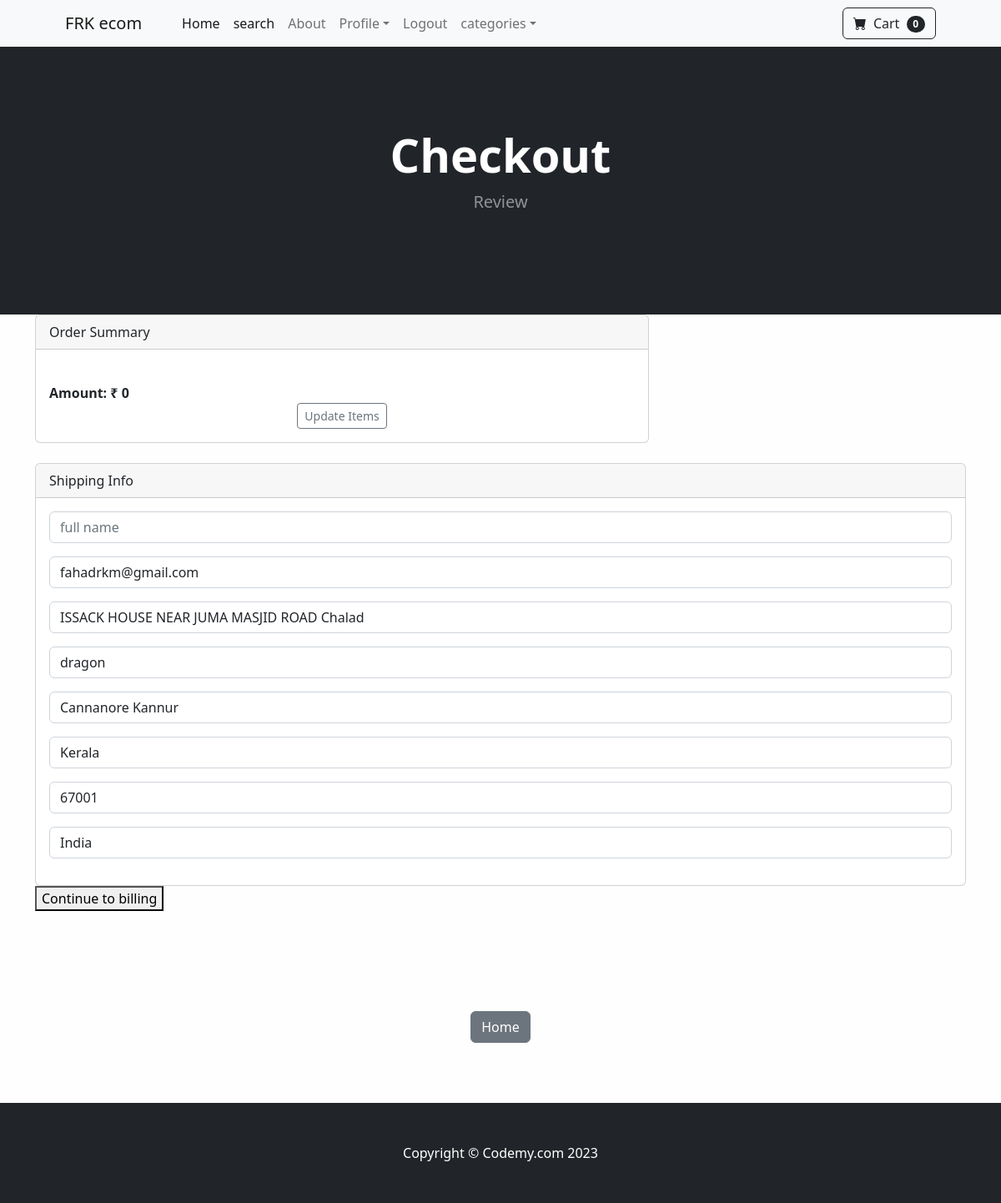
/payment/checkout/ (signed in), run on the app's committed database.
### payment/models.py (models this page shows, shortened)
class ShippingAddress(models.Model):
    user=models.ForeignKey(User,on_delete=models.CASCADE,null=True,blank=True)
    shipping_full_name=models.CharField(max_length=150)
    shipping_email=models.CharField(max_length=150)
    shipping_address1=models.CharField(max_length=150)
    shipping_address2=models.CharField(max_length=150,null=True,blank=True)
    shipping_city=models.CharField(max_length=150)
    shipping_state=models.CharField(max_length=150)
    shipping_pincode=models.CharField(max_length=150)
    shipping_country=models.CharField(max_length=150)
    class Meta:
        verbose_name_plural="shipping address"

### payment/views.py (the view)
# urls.py: path('checkout/',views.checkout, name='checkout'),
def checkout(request):
    cart=Cart(request)
    cart_products = cart.get_prods
    quantities = cart.get_quants
    totals = cart.cart_total()
    if request.user.is_authenticated:
        shipping_user, created = ShippingAddress.objects.get_or_create(user=request.user)
        shipping_form = ShippingForm(request.POST or None, instance=shipping_user)
        return render(request,"payment/checkout.html",{"cart_products":cart_products, 'quantities':quantities,"totals":totals,"shipping_form":shipping_form})
    else:
        shipping_form = ShippingForm(request.POST or None)
        return render(request,"payment/checkout.html",{"cart_products":cart_products, 'quantities':quantities,"totals":totals,"shipping_form":shipping_form})

### cart/cart.py (called while the page is built)
    def cart_total(self):
        product_ids = self.cart.keys()
        products=Product.objects.filter(id__in=product_ids)
        quantities = self.cart
        total =0
        for key,value in quantities.items():
            key= int(key)
            for product in products:
                if product.id == key:
                    total =total+(product.price * value)
        return total

    def __len__(self):
        return len(self.cart)

    def get_prods(self):
        product_ids = self.cart.keys()
        products= Product.objects.filter(id__in=product_ids)
        return products

### cart/context_processors.py (called while the page is built)
def cart(request):
	return {'cart': Cart(request)}

### payment/templates/payment/checkout.html (shortened to what this page needs)
{% extends 'base.html' %}
{%block content%}
        <header class="bg-dark py-5">
            <div class="container px-4 px-lg-5 my-5">
                <div class="text-center text-white">
                    <h1 class="display-4 fw-bolder">Checkout</h1>
                    <p class="lead fw-normal text-white-50 mb-0">Review</p>
                </div>
            </div>
            <br/>
        </header>
        <div class="container">
                <div class="row" >
                    <div class="col-8">
                        <div class="card">
                            <div class="card-header">
                              Order Summary
                            </div>
                            <div class="card-body">
                                <br>
                                <strong> Amount: ₹ {{ totals }} </strong>
                                <br/>
                                <center><a href="{% url 'cart_summary' %}" class="btn btn-sm btn-outline-secondary">Update Items</a> </center>
                            </div>
                          </div>
                    </div>
                </div> <br>
                <div class="card">
                    <div class="card-header">
                      Shipping Info
                    </div>
                    <div class="card-body">
                        <form method="POST" action="{% url 'billing_info' %}">
                            {{ shipping_form.as_p }}
                    </div>
                  </div>
                  <button type="submit" class btn btn-secondary>Continue to billing </button>
            </div>
        <br/>
<br/><br/><br/><br/>
<center>
    <a href="{% url 'home' %}" class="btn btn-secondary">Home</a>
</center>
<br/><br/><br/>
{% endblock %}

### data on the page
ShippingAddress: shipping_email "fahadrkm@gmail.com", shipping_address1 "ISSACK HOUSE NEAR JUMA MASJID ROAD Chalad", shipping_address2 "dragon", shipping_city "Cannanore Kannur", shipping_state "Kerala", shipping_pincode "67001", shipping_country "India"

### other printed values
{{ cart|length }} "0"
{{ totals }} "0"
